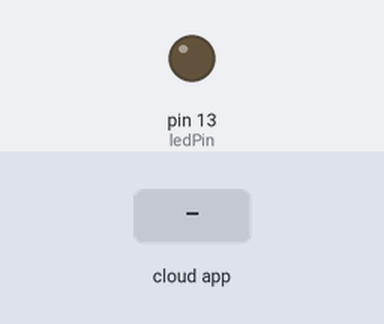
Bench run of a sketch on a simulated Arduino Uno, built with avr-gcc and run on an emulated ATmega328P. On the bench: output pins drawn as LEDs (lit = HIGH). Inputs (shaded band) come from the test bench. The ROS host is connected and sends only what is stated.

Above: at 1.2 s.
1.3 s: the phone or cloud app sets linear.x to -100
At 1.6 s:
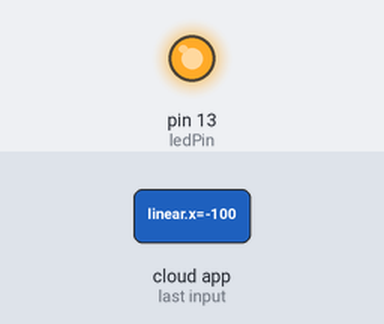
2.8 s: the phone or cloud app sets linear.x to 0
At 3.6 s:
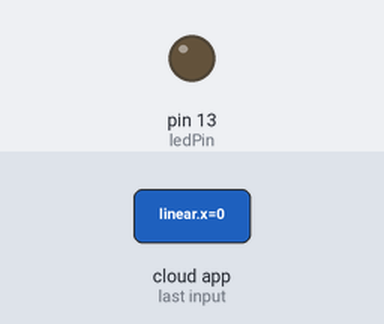
4.3 s: the phone or cloud app sets linear.x to 100
At 4.8 s:
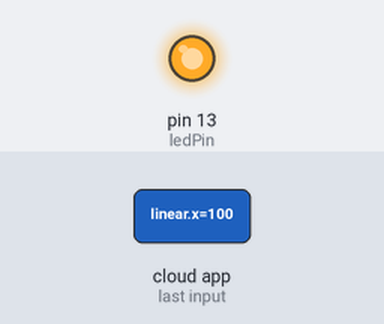
Timing chart, 0 to 7.3 s (numbered marks = the images above; inputs shaded):
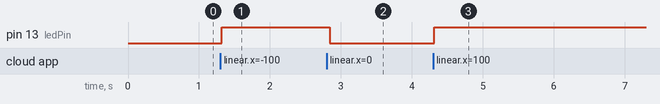

The sketch:

Test_read_cmdvel.ino
```cpp
/*
 * Test read cmd vel topic
 * AMDRobot-ROS Project
 * Created: 2021-10-25
 * Author(s): TTU Spring 2021 - Fall 2021 ECE Team
 */
// Libraries
#include <ros.h>
#include <geometry_msgs/Twist.h>
//#include <std_msgs/Float32MultiArray.h>

//bool callbackRan = false; //true when callback is run
const int ledPin = 13;  //pin 13 to signal when callback has run
int demand_x = 0;
int demand_z = 0;

// ROS Setup -----------------------------------------------------------------------
ros::NodeHandle nh; //create ROS Node

// Subscriber setup
void twistCallback(const geometry_msgs::Twist& twist_msg) {
  demand_x = twist_msg.linear.x;
  demand_z = twist_msg.angular.z;
  //callbackRan = true;

  digitalWrite(ledPin, !digitalRead(ledPin)); //toggle led on pin 13
}

ros::Subscriber<geometry_msgs::Twist> sub("cmd_vel", twistCallback);  //create subscriber

// Publisher Setup
//std_msgs::Float32MultiArray read_vals;
//ros::Publisher echo_vals("echo_vals", &read_vals);

// Setup ---------------------------------------------------------------------------
void setup() {
  nh.initNode();
  //nh.advertise(echo_vals);
  nh.subscribe(sub);

  pinMode(ledPin, OUTPUT);
  digitalWrite(ledPin, LOW);
}

// Main Loop -----------------------------------------------------------------------
void loop() {
  //if(callbackRan) {
    //save data to echo


  //  echo_vals.publish(&read_vals);  //publish read_vals
  //  callbackRan = false;  //reset flag
  //}
  nh.spinOnce();
  delay(50);
}
```

Measured:
- after the input at 1.3 s, pin 13 (ledPin): LOW → HIGH at once
- after the input at 2.8 s, pin 13 (ledPin): HIGH → LOW at once
- after the input at 4.3 s, pin 13 (ledPin): LOW → HIGH at once
